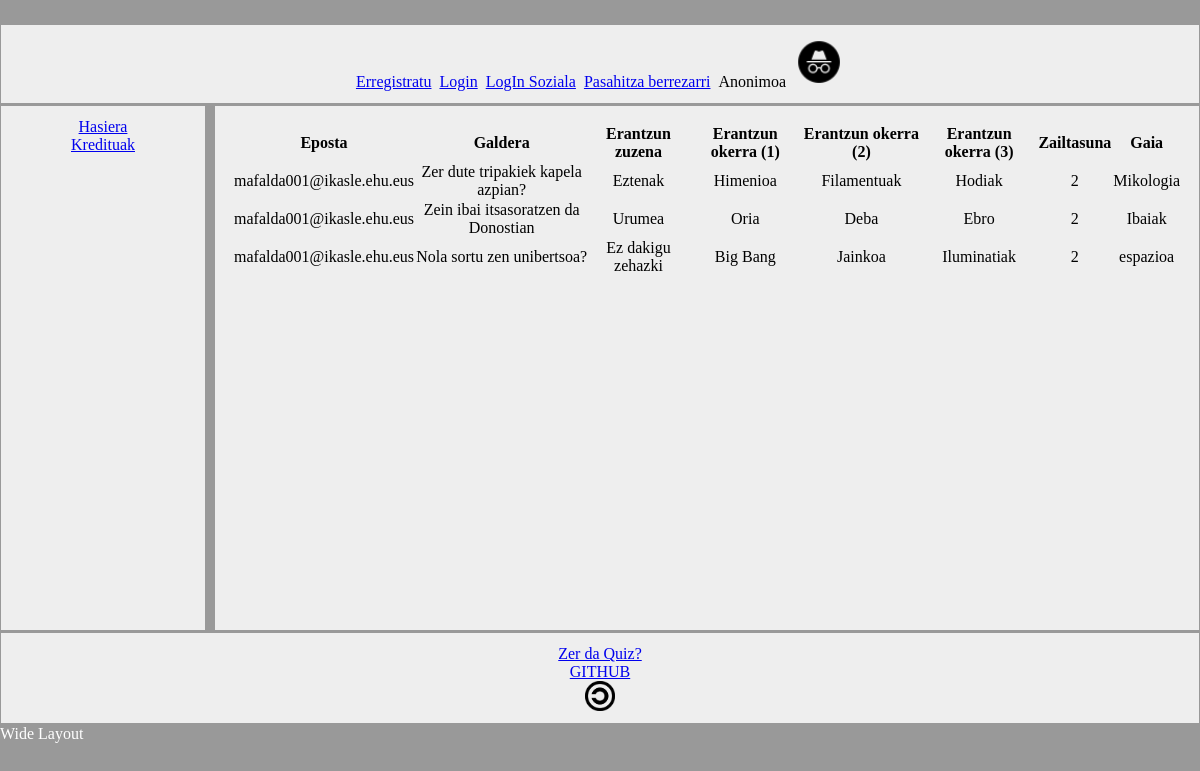
The page /php/ShowQuestions.php on the database as committed earlier.
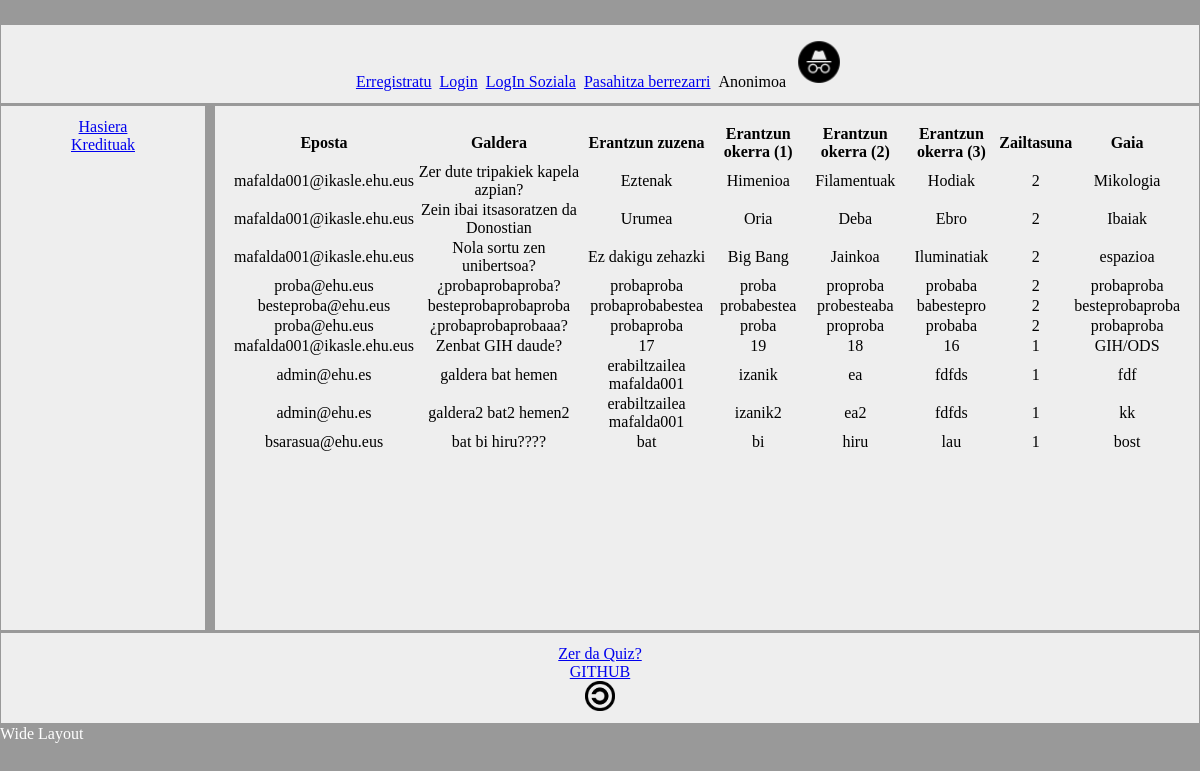
The same page on the database as committed later.
### tables this page shows
CREATE TABLE `questions` (
  `id` int(11) NOT NULL,
  `eposta` text NOT NULL,
  `galdera` text NOT NULL,
  `eZuzen` text NOT NULL,
  `eOker1` text NOT NULL,
  `eOker2` text NOT NULL,
  `eOker3` text NOT NULL,
  `zailtasuna` int(11) NOT NULL,
  `gaia` text NOT NULL,
  `argazkia` mediumblob DEFAULT NULL
);

### php/ShowQuestions.php (the view, shortened to what this page needs)
<!DOCTYPE html>
<html>
<head>
</head>
<body>
    <?php include '../php/Menus.php' ?>
    <section class="main" id="s1" style="display: flex">
        <div style="overflow-y: scroll; overflow-x: scroll">
            <table style="width:100%">
                <thead>
                    <th>Eposta</th>
                    <th>Galdera</th>
                    <th>Erantzun zuzena</th>
                    <th>Erantzun okerra (1)</th>
                    <th>Erantzun okerra (2)</th>
                    <th>Erantzun okerra (3)</th>
                    <th>Zailtasuna</th>
                    <th>Gaia</th>
                </thead>
                <tbody>
                    <?php include 'DbConfig.php';
                    function taulaSortu() {
                        global $zerbitzaria, $erabiltzailea, $gakoa, $db;
                        $nireSQLI = new mysqli($zerbitzaria, $erabiltzailea, $gakoa, $db);
                        $ema = $nireSQLI->query("SELECT eposta, galdera, eZuzen, eOker1, eOker2, eOker3, zailtasuna, gaia
                            FROM Questions");
                        for ($x = 0; $x < $ema->num_rows; $x++){
                            $ema->data_seek($x);
                            $datuak = $ema->fetch_assoc();
                            echo "<tr>";
                            echo "<td>" . $datuak['eposta'] . "</td>";
                            echo "<td>" . $datuak['galdera'] . "</td>";
                            echo "<td>" . $datuak['eZuzen'] . "</td>";
                            echo "<td>" . $datuak['eOker1'] . "</td>";
                            echo "<td>" . $datuak['eOker2'] . "</td>";
                            echo "<td>" . $datuak['eOker3'] . "</td>";
                            echo "<td>" . $datuak['zailtasuna'] . "</td>";
                            echo "<td>" . $datuak['gaia'] . "</td>";
                            echo "</tr>";
                        }
                    }
                    taulaSortu();
                    ?>
                </tbody>
            </table>
        </div>
    </section>
</body>
</html>

Rows that differ between the two databases and show on the page:
added questions: eposta "proba@ehu.eus", galdera "¿probaprobaproba?", eZuzen "probaproba", eOker1 "proba", eOker2 "proproba", eOker3 "probaba", zailtasuna "2", gaia "probaproba"
added questions: eposta "besteproba@ehu.eus", galdera "besteprobaprobaproba", eZuzen "probaprobabestea", eOker1 "probabestea", eOker2 "probesteaba", eOker3 "babestepro", zailtasuna "2", gaia "besteprobaproba"
added questions: eposta "proba@ehu.eus", galdera "¿probaprobaprobaaa?", eZuzen "probaproba", eOker1 "proba", eOker2 "proproba", eOker3 "probaba", zailtasuna "2", gaia "probaproba"
added questions: eposta "mafalda001@ikasle.ehu.eus", galdera "Zenbat GIH daude?", eZuzen "17", eOker1 "19", eOker2 "18", eOker3 "16", zailtasuna "1", gaia "GIH/ODS"
added questions: eposta "admin@ehu.es", galdera "galdera bat hemen", eZuzen "erabiltzailea mafalda001", eOker1 "izanik", eOker2 "ea", eOker3 "fdfds", zailtasuna "1", gaia "fdf"
added questions: eposta "admin@ehu.es", galdera "galdera2 bat2 hemen2", eZuzen "erabiltzailea mafalda001", eOker1 "izanik2", eOker2 "ea2", eOker3 "fdfds", zailtasuna "1", gaia "kk"
added questions: eposta "bsarasua@ehu.eus", galdera "bat bi hiru????", eZuzen "bat", eOker1 "bi", eOker2 "hiru", eOker3 "lau", zailtasuna "1", gaia "bost"
